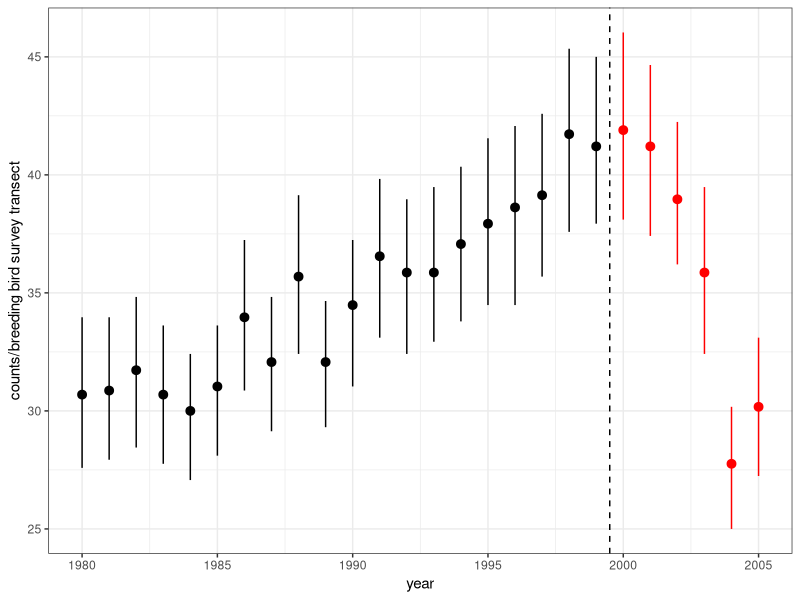

Write R code to recreate this figure.
library(dplyr)
library(tidyr)
library(ggplot2); theme_set(theme_bw())
x <- (read.table("ladeau_crow.png.dat")
    %>% setNames(c("year","value"))
    %>% mutate(year=round(year))
    %>% group_by(year)
    %>% arrange(value)
    %>% mutate(type=rep(c("lwr","est","upr")))
    %>% ungroup()
    %>% spread(type,value)
)
write.csv(x,"ladeau_crow.txt",row.names=FALSE)
ggplot(x,aes(year,est,ymin=lwr,ymax=upr,colour=(year>=2000))) +
    geom_pointrange()+
    geom_vline(xintercept=1999.5, linetype=2)+
    scale_colour_manual(values=c("black","red"),
                        guide=FALSE)+
    labs(y="counts/breeding bird survey transect")



